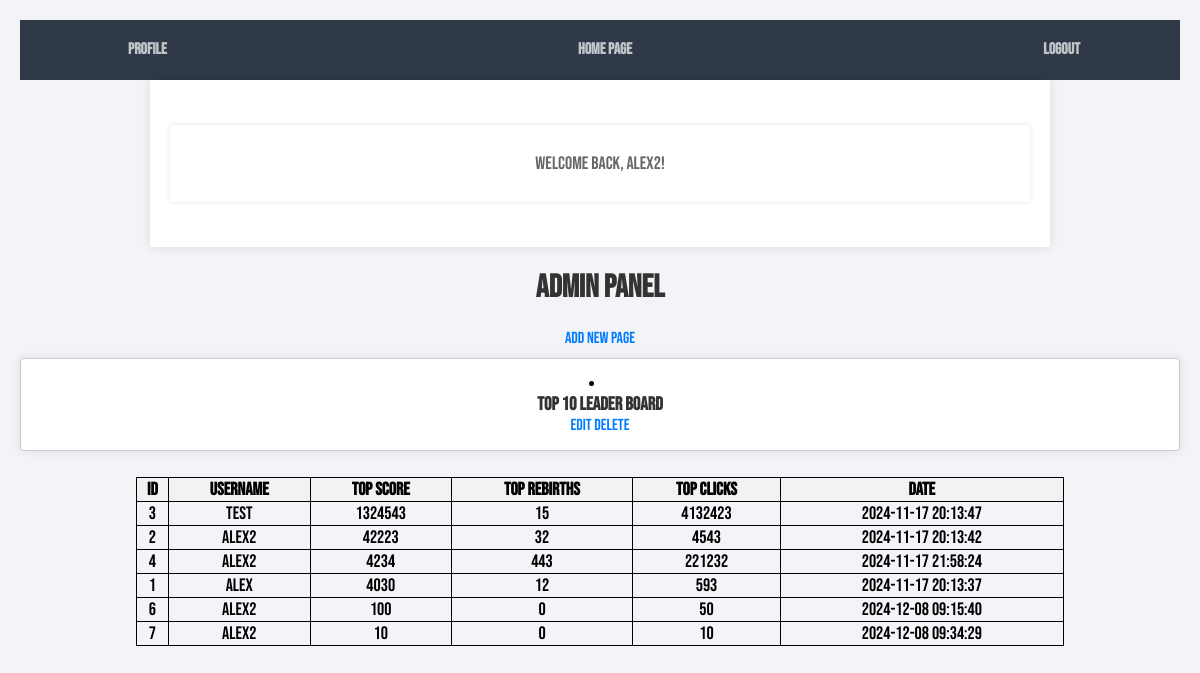
Page /admin.php (signed in) on the earlier database version.
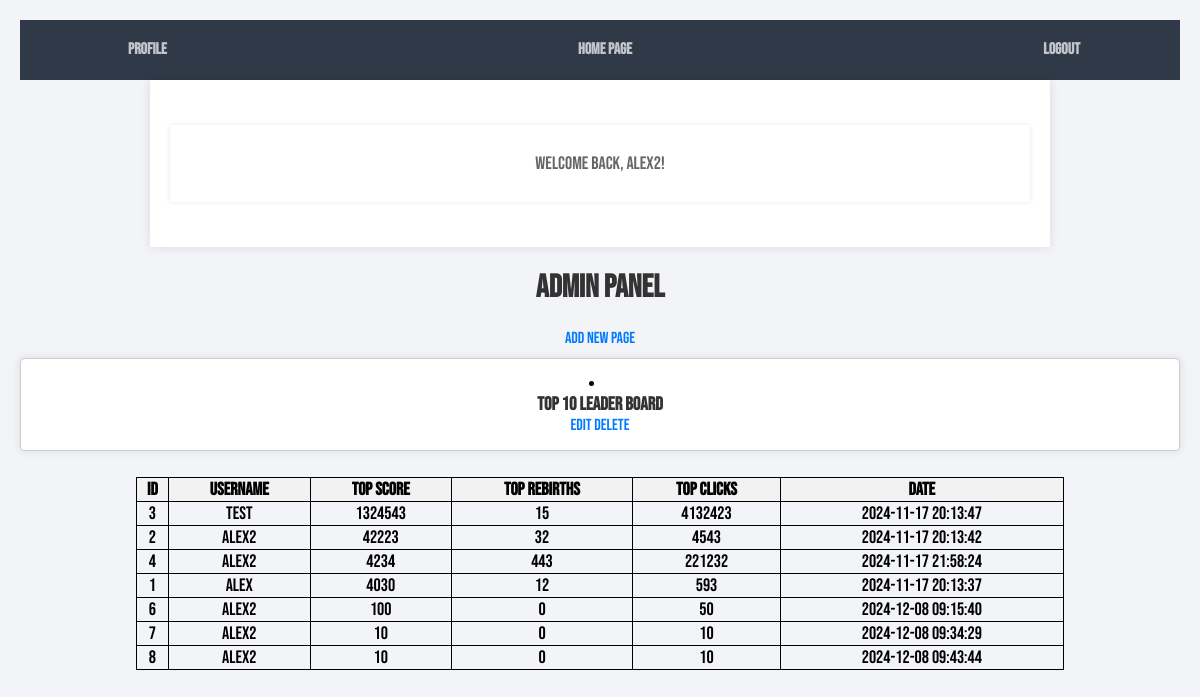
Same page on the later database version.
### tables this page shows
CREATE TABLE `pages` (
  `id` int(11) NOT NULL,
  `title1` varchar(255) DEFAULT NULL,
  `text1` text DEFAULT NULL,
  `image1` varchar(255) DEFAULT NULL,
  `title2` varchar(255) DEFAULT NULL,
  `text2` text DEFAULT NULL,
  `image2` varchar(255) DEFAULT NULL,
  `title3` varchar(255) DEFAULT NULL,
  `text3` text DEFAULT NULL,
  `image3` varchar(255) DEFAULT NULL
);

CREATE TABLE `trackeduserinformation` (
  `ID` int(11) NOT NULL,
  `userid` int(11) NOT NULL,
  `TopScore` int(11) NOT NULL,
  `TopRebirths` int(11) NOT NULL,
  `TopClicks` int(11) NOT NULL,
  `Date` timestamp NOT NULL DEFAULT current_timestamp() ON UPDATE current_timestamp()
);

CREATE TABLE `accounts` (
  `id` int(11) NOT NULL,
  `username` varchar(50) NOT NULL,
  `password` varchar(255) NOT NULL,
  `email` varchar(100) NOT NULL
);

### admin.php (the view, shortened to what this page needs)
<?php
include 'setup.php';
$sql = "SELECT * FROM pages";
$result = $conn->query($sql);
?>
<!DOCTYPE html>
<html lang="en">
<head>
    <link rel="stylesheet" href="css/style.css">
</head>
<body class="loggedin">
    <nav class="navtop">
        <div>
            <a href="profile.php"><i class="fas fa-user-circle"></i>Profile</a>
            <a href="index.php"><i class="fas fa-user-circle"></i>Home page</a>
            <a href="logout.php"><i class="fas fa-sign-out-alt"></i>Logout</a>
        </div>
    </nav>
    <div class="content">
        <p>Welcome back, <?= htmlspecialchars($_SESSION['name'], ENT_QUOTES) ?>!</p>
    </div>
</body>
</html>
<!DOCTYPE html>
<html>
<head>
</head>
<body>
  <h1>Admin Panel</h1>
  <a href="add_page.php">Add New Page</a>
  <?php while ($row = $result->fetch_assoc()): ?>
      <li>
        <h3><?php echo $row['title1']; ?></h3>
        <a href="edit_page.php?id=<?php echo $row['id']; ?>">Edit</a>
        <a href="delete_page.php?id=<?php echo $row['id']; ?>">Delete</a>
      </li>
    <?php endwhile; ?>
  <ul>
  <?php
$sql = "SELECT
            trackeduserinformation.ID,
            accounts.username,
            trackeduserinformation.TopScore,
            trackeduserinformation.TopRebirths,
            trackeduserinformation.TopClicks,
            trackeduserinformation.Date
        FROM trackeduserinformation
        LEFT JOIN accounts
        ON trackeduserinformation.userid = accounts.id
        ORDER BY TopScore DESC";
$result = $conn->query($sql);
?>
<html>
<body>
    <table>
        <tr>
            <th>ID</th>
            <th>Username</th>
            <th>Top Score</th>
            <th>Top Rebirths</th>
            <th>Top Clicks</th>
            <th>Date</th>
        </tr>
        <?php
        if ($result->num_rows > 0) {
            while ($row = $result->fetch_assoc()) {
                echo "<tr>";
                echo "<td>" . htmlspecialchars($row['ID']) . "</td>";
                echo "<td>" . htmlspecialchars($row['username']) . "</td>";
                echo "<td>" . htmlspecialchars($row['TopScore']) . "</td>";
                echo "<td>" . htmlspecialchars($row['TopRebirths']) . "</td>";
                echo "<td>" . htmlspecialchars($row['TopClicks']) . "</td>";
                echo "<td>" . htmlspecialchars($row['Date']) . "</td>";
                echo "</tr>";
            }
        } else {
            echo "<tr><td colspan='6'>No data found</td></tr>";
        }
        ?>
    </table>
</body>
</html>
</body>
</html>

Differences in the rows shown:
added trackeduserinformation: ID "8", userid.username "Alex2", TopScore "10", TopRebirths "0", TopClicks "10", Date "2024-12-08 09:43:44"
